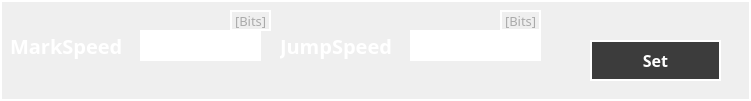
     <widget class="QFrame" name="frame_37">
      <property name="geometry">
       <rect>
        <x>30</x>
        <y>560</y>
        <width>751</width>
        <height>101</height>
       </rect>
      </property>
      <property name="styleSheet">
       <string notr="true">border: 2px solid rgb(255, 255, 255);</string>
      </property>
      <property name="frameShape">
       <enum>QFrame::StyledPanel</enum>
      </property>
      <property name="frameShadow">
       <enum>QFrame::Raised</enum>
      </property>
      <widget class="QLabel" name="label_93">
       <property name="geometry">
        <rect>
         <x>10</x>
         <y>30</y>
         <width>121</width>
         <height>31</height>
        </rect>
       </property>
       <property name="font">
        <font>
         <family>Montserrat</family>
         <pointsize>15</pointsize>
         <weight>75</weight>
         <bold>true</bold>
        </font>
       </property>
       <property name="styleSheet">
        <string notr="true">border:0px;
color: rgb(255, 255, 255);
</string>
       </property>
       <property name="text">
        <string>MarkSpeed</string>
       </property>
      </widget>
      <widget class="QLineEdit" name="markspeed">
       <property name="geometry">
        <rect>
         <x>140</x>
         <y>30</y>
         <width>121</width>
         <height>31</height>
        </rect>
       </property>
       <property name="styleSheet">
        <string notr="true">color: rgb(255, 255, 255);
border:2px solid rgb(255, 255, 255);</string>
       </property>
      </widget>
      <widget class="QLabel" name="label_94">
       <property name="geometry">
        <rect>
         <x>280</x>
         <y>30</y>
         <width>131</width>
         <height>31</height>
        </rect>
       </property>
       <property name="font">
        <font>
         <family>Montserrat</family>
         <pointsize>15</pointsize>
         <weight>75</weight>
         <bold>true</bold>
        </font>
       </property>
       <property name="styleSheet">
        <string notr="true">border:0px;
color: rgb(255, 255, 255);
</string>
       </property>
       <property name="text">
        <string>JumpSpeed</string>
       </property>
      </widget>
      <widget class="QLineEdit" name="jumpspeed">
       <property name="geometry">
        <rect>
         <x>410</x>
         <y>30</y>
         <width>131</width>
         <height>31</height>
        </rect>
       </property>
       <property name="styleSheet">
        <string notr="true">color: rgb(255, 255, 255);
border:2px solid rgb(255, 255, 255);</string>
       </property>
      </widget>
      <widget class="QPushButton" name="set_speed">
       <property name="geometry">
        <rect>
         <x>590</x>
         <y>40</y>
         <width>131</width>
         <height>41</height>
        </rect>
       </property>
       <property name="font">
        <font>
         <family>Montserrat</family>
         <pointsize>12</pointsize>
         <weight>75</weight>
         <bold>true</bold>
        </font>
       </property>
       <property name="styleSheet">
        <string notr="true">color: rgb(255, 255, 255);
border: 2px solid rgb(255, 255, 255);
background-color: rgb(60, 60, 60);</string>
       </property>
       <property name="text">
        <string>Set</string>
       </property>
      </widget>
      <widget class="QLabel" name="label_103">
       <property name="geometry">
        <rect>
         <x>230</x>
         <y>10</y>
         <width>41</width>
         <height>21</height>
        </rect>
       </property>
       <property name="font">
        <font>
         <family>Montserrat</family>
         <pointsize>10</pointsize>
         <weight>50</weight>
         <italic>false</italic>
         <bold>false</bold>
         <kerning>false</kerning>
        </font>
       </property>
       <property name="styleSheet">
        <string notr="true">BORDER:0PX;
color: rgb(170, 170, 170);</string>
       </property>
       <property name="text">
        <string>[Bits]</string>
       </property>
      </widget>
      <widget class="QLabel" name="label_104">
       <property name="geometry">
        <rect>
         <x>500</x>
         <y>10</y>
         <width>41</width>
         <height>21</height>
        </rect>
       </property>
       <property name="font">
        <font>
         <family>Montserrat</family>
         <pointsize>10</pointsize>
         <weight>50</weight>
         <italic>false</italic>
         <bold>false</bold>
         <kerning>false</kerning>
        </font>
       </property>
       <property name="styleSheet">
        <string notr="true">BORDER:0PX;
color: rgb(170, 170, 170);</string>
       </property>
       <property name="text">
        <string>[Bits]</string>
       </property>
      </widget>
     </widget>
